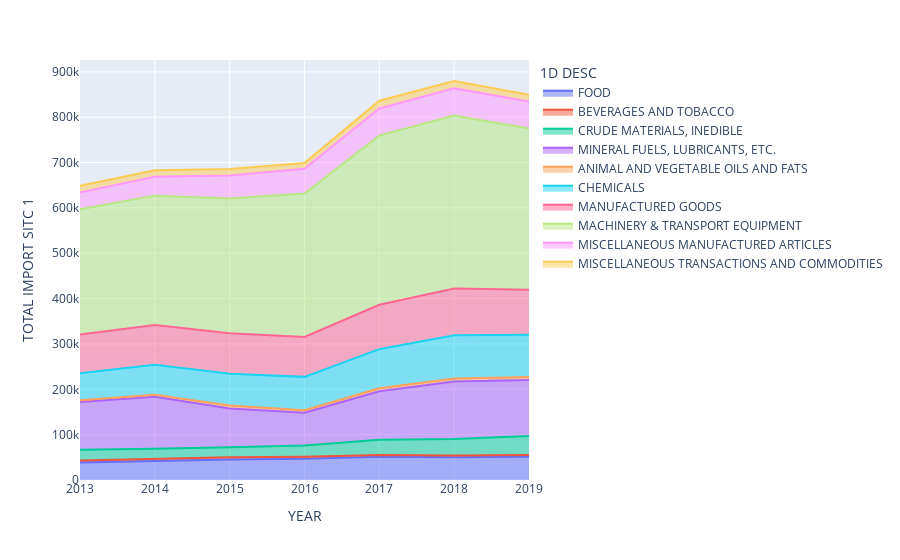

The code cell stored with this chart in its notebook:
### Code cell
fig = px.area(table1, x="YEAR", y="TOTAL IMPORT SITC 1", color="1D DESC")
fig.show()

### Figure 1 — Plotly figure (JSON) as saved in the notebook; plotly's stock layout.template omitted (floating-point values rounded to 4 significant figures)
{"data": [{"hovertemplate": "1D DESC=FOOD<br>YEAR=%{x}<br>TOTAL IMPORT SITC 1=%{y}<extra></extra>", "legendgroup": "FOOD", "line": {"color": "#636efa"}, "mode": "lines", "name": "FOOD", "orientation": "v", "showlegend": true, "stackgroup": "1", "type": "scatter", "x": [2013, 2014, 2015, 2016, 2017, 2018, 2019], "xaxis": "x", "y": [38860.0, 42640.0, 45340.0, 46760.0, 51290.0, 50170.0, 51460.0], "yaxis": "y"}, {"hovertemplate": "1D DESC=BEVERAGES AND TOBACCO<br>YEAR=%{x}<br>TOTAL IMPORT SITC 1=%{y}<extra></extra>", "legendgroup": "BEVERAGES AND TOBACCO", "line": {"color": "#EF553B"}, "mode": "lines", "name": "BEVERAGES AND TOBACCO", "orientation": "v", "showlegend": true, "stackgroup": "1", "type": "scatter", "x": [2013, 2014, 2015, 2016, 2017, 2018, 2019], "xaxis": "x", "y": [4069.0, 4049.0, 4548.0, 4534.0, 3686.0, 3818.0, 3727.0], "yaxis": "y"}, {"hovertemplate": "1D DESC=CRUDE MATERIALS, INEDIBLE<br>YEAR=%{x}<br>TOTAL IMPORT SITC 1=%{y}<extra></extra>", "legendgroup": "CRUDE MATERIALS, INEDIBLE", "line": {"color": "#00cc96"}, "mode": "lines", "name": "CRUDE MATERIALS, INEDIBLE", "orientation": "v", "showlegend": true, "stackgroup": "1", "type": "scatter", "x": [2013, 2014, 2015, 2016, 2017, 2018, 2019], "xaxis": "x", "y": [23890.0, 21990.0, 22490.0, 24880.0, 33690.0, 36590.0, 41780.0], "yaxis": "y"}, {"hovertemplate": "1D DESC=MINERAL FUELS, LUBRICANTS, ETC.<br>YEAR=%{x}<br>TOTAL IMPORT SITC 1=%{y}<extra></extra>", "legendgroup": "MINERAL FUELS, LUBRICANTS, ETC.", "line": {"color": "#ab63fa"}, "mode": "lines", "name": "MINERAL FUELS, LUBRICANTS, ETC.", "orientation": "v", "showlegend": true, "stackgroup": "1", "type": "scatter", "x": [2013, 2014, 2015, 2016, 2017, 2018, 2019], "xaxis": "x", "y": [105000.0, 114900.0, 85150.0, 72180.0, 106800.0, 126500.0, 123500.0], "yaxis": "y"}, {"hovertemplate": "1D DESC=ANIMAL AND VEGETABLE OILS AND FATS<br>YEAR=%{x}<br>TOTAL IMPORT SITC 1=%{y}<extra></extra>", "legendgroup": "ANIMAL AND VEGETABLE OILS AND FATS", "line": {"color": "#FFA15A"}, "mode": "lines", "name": "ANIMAL AND VEGETABLE OILS AND FATS", "orientation": "v", "showlegend": true, "stackgroup": "1", "type": "scatter", "x": [2013, 2014, 2015, 2016, 2017, 2018, 2019], "xaxis": "x", "y": [4117.0, 4521.0, 6971.0, 5469.0, 6773.0, 6656.0, 6565.0], "yaxis": "y"}, {"hovertemplate": "1D DESC=CHEMICALS<br>YEAR=%{x}<br>TOTAL IMPORT SITC 1=%{y}<extra></extra>", "legendgroup": "CHEMICALS", "line": {"color": "#19d3f3"}, "mode": "lines", "name": "CHEMICALS", "orientation": "v", "showlegend": true, "stackgroup": "1", "type": "scatter", "x": [2013, 2014, 2015, 2016, 2017, 2018, 2019], "xaxis": "x", "y": [59420.0, 65990.0, 69740.0, 73570.0, 86220.0, 95380.0, 93240.0], "yaxis": "y"}, {"hovertemplate": "1D DESC=MANUFACTURED GOODS<br>YEAR=%{x}<br>TOTAL IMPORT SITC 1=%{y}<extra></extra>", "legendgroup": "MANUFACTURED GOODS", "line": {"color": "#FF6692"}, "mode": "lines", "name": "MANUFACTURED GOODS", "orientation": "v", "showlegend": true, "stackgroup": "1", "type": "scatter", "x": [2013, 2014, 2015, 2016, 2017, 2018, 2019], "xaxis": "x", "y": [85370.0, 87420.0, 89630.0, 87910.0, 98040.0, 103000.0, 99010.0], "yaxis": "y"}, {"hovertemplate": "1D DESC=MACHINERY & TRANSPORT EQUIPMENT<br>YEAR=%{x}<br>TOTAL IMPORT SITC 1=%{y}<extra></extra>", "legendgroup": "MACHINERY & TRANSPORT EQUIPMENT", "line": {"color": "#B6E880"}, "mode": "lines", "name": "MACHINERY & TRANSPORT EQUIPMENT", "orientation": "v", "showlegend": true, "stackgroup": "1", "type": "scatter", "x": [2013, 2014, 2015, 2016, 2017, 2018, 2019], "xaxis": "x", "y": [276300.0, 285500.0, 297100.0, 316300.0, 372900.0, 381600.0, 356000.0], "yaxis": "y"}, {"hovertemplate": "1D DESC=MISCELLANEOUS MANUFACTURED ARTICLES<br>YEAR=%{x}<br>TOTAL IMPORT SITC 1=%{y}<extra></extra>", "legendgroup": "MISCELLANEOUS MANUFACTURED ARTICLES", "line": {"color": "#FF97FF"}, "mode": "lines", "name": "MISCELLANEOUS MANUFACTURED ARTICLES", "orientation": "v", "showlegend": true, "stackgroup": "1", "type": "scatter", "x": [2013, 2014, 2015, 2016, 2017, 2018, 2019], "xaxis": "x", "y": [37090.0, 41770.0, 50450.0, 54560.0, 59910.0, 59770.0, 59330.0], "yaxis": "y"}, {"hovertemplate": "1D DESC=MISCELLANEOUS TRANSACTIONS AND COMMODITIES<br>YEAR=%{x}<br>TOTAL IMPORT SITC 1=%{y}<extra></extra>", "legendgroup": "MISCELLANEOUS TRANSACTIONS AND COMMODITIES", "line": {"color": "#FECB52"}, "mode": "lines", "name": "MISCELLANEOUS TRANSACTIONS AND COMMODITIES", "orientation": "v", "showlegend": true, "stackgroup": "1", "type": "scatter", "x": [2013, 2014, 2015, 2016, 2017, 2018, 2019], "xaxis": "x", "y": [14590.0, 14120.0, 14400.0, 12580.0, 17160.0, 16300.0, 14790.0], "yaxis": "y"}], "layout": {"legend": {"title": {"text": "1D DESC"}, "tracegroupgap": 0}, "margin": {"t": 60}, "xaxis": {"anchor": "y", "domain": [0, 1], "title": {"text": "YEAR"}}, "yaxis": {"anchor": "x", "domain": [0, 1], "title": {"text": "TOTAL IMPORT SITC 1"}}}}
